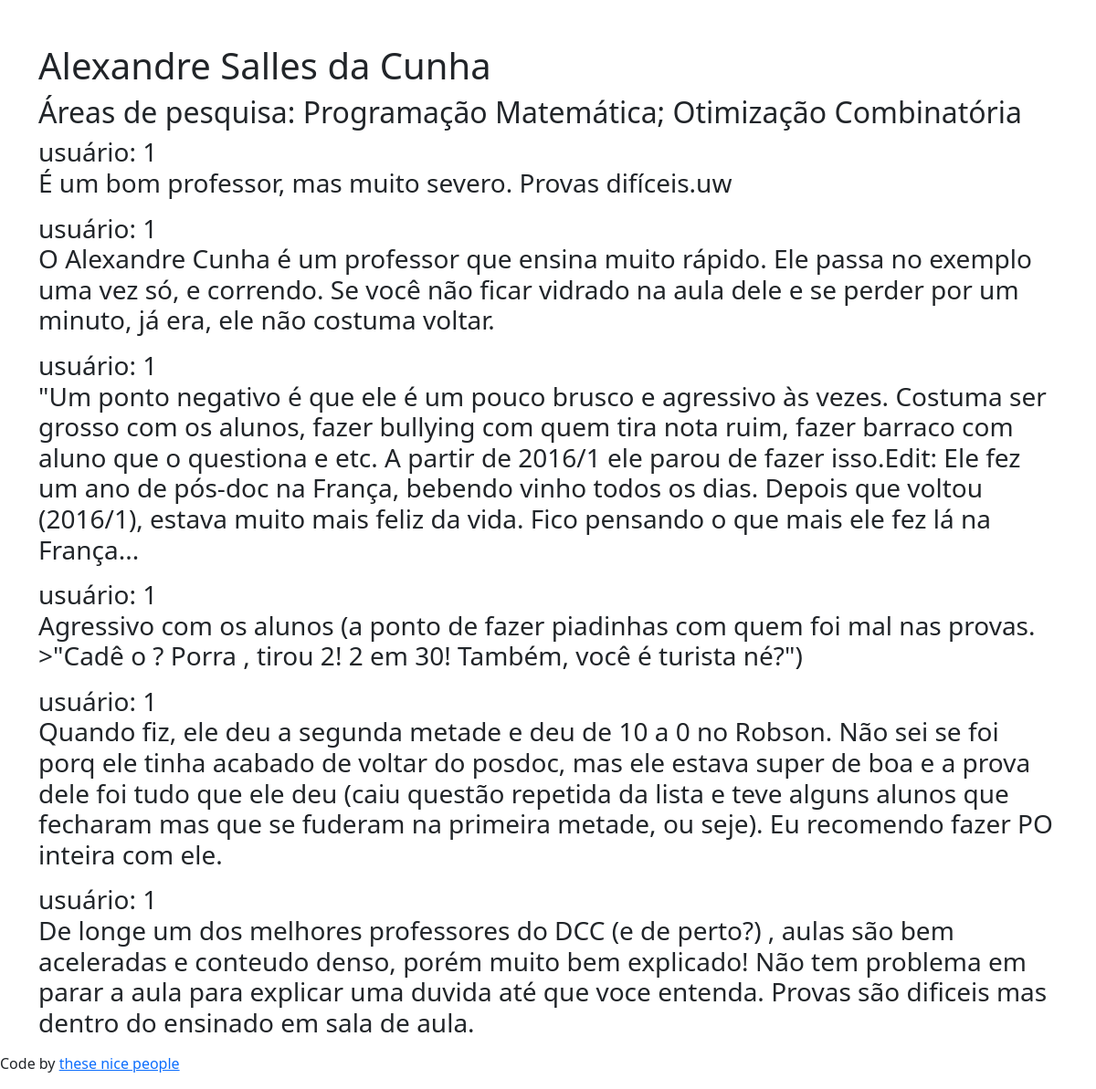
Page /alexandre-salles-da-cunha/ on the committed database.
### planilhao/models.py (models this page shows, shortened)
class Professores(models.Model):
    id = models.IntegerField(primary_key=True)
    name = models.TextField(max_length=155)
    info = models.TextField(max_length=455, default="Nada")
    photo = models.ImageField(blank=True, null=True, upload_to = "photos/")
    slug = models.SlugField(max_length=255)
    class Meta:
        db_table = 'professores'
        ordering = ("name",)

class Comentarios(models.Model):
    id = models.IntegerField(primary_key=True)
    prof_id = models.ForeignKey(Professores, on_delete=models.CASCADE)
    comment = models.TextField(max_length=500)
    usuario = models.ForeignKey(settings.AUTH_USER_MODEL,on_delete=models.CASCADE,)
    criado = models.DateTimeField(auto_now_add=True)
    atualizado = models.DateTimeField(auto_now=True)
    class Meta:
        ordering = ("-atualizado",)
    class Meta:
        db_table = 'comentarios'

### planilhao/views.py (the view)
# urls.py: path("<slug:slug>/", views.detalhe_professor, name="detail"),
def detalhe_professor(request, slug):
    data = Professores.objects.get(slug=slug)
    data2 = Comentarios.objects.all()
    return render(request, "detalhe_professor.html", {"prof":data, "coment":data2})

### template/detalhe_professor.html
{% extends 'base.html' %}
{% block content %}
<div class="container pt-5">
    <h1>{{prof.name}}</h1>
    <h2>{{prof.info}}</h2>
    <h3>
        {% for x in coment %}
            {% if x.prof_id_id == prof.id %}
                usuário: {{x.usuario_id}}
                {{x.comment|linebreaks}}
            {% endif %}
        {% endfor %}
    </h3>
</div>
{% endblock content %}

### rows in the picture
Professores: name "Alexandre Salles da Cunha", info "Áreas de pesquisa: Programação Matemática; Otimização Combinatória"
Comentarios: usuario_id "1", comment "É um bom professor, mas muito severo. Provas difíceis.uw"
Comentarios: usuario_id "1", comment "O Alexandre Cunha é um professor que ensina muito rápido. Ele passa no exemplo uma vez só, e correndo. Se você não ficar vidrado na aula dele e se perder por um minuto, já era, ele não costuma voltar."
Comentarios: usuario_id "1", comment "\"Um ponto negativo é que ele é um pouco brusco e agressivo às vezes. Costuma ser grosso com os alunos, fazer bullying com quem tira nota ruim, fazer barraco com aluno que o questiona e etc. A partir de 2016/1 ele parou de fazer isso.Edit: Ele fez um ano de pós-doc na França, bebendo vinho todos os dias. Depois que voltou (2016/1), estava muito mais feliz da vida. Fico pensando o que mais ele fez lá na França..."
Comentarios: usuario_id "1", comment "Agressivo com os alunos (a ponto de fazer piadinhas com quem foi mal nas provas. >\"Cadê o ? Porra , tirou 2! 2 em 30! Também, você é turista né?\")"
Comentarios: usuario_id "1", comment "Quando fiz, ele deu a segunda metade e deu de 10 a 0 no Robson. Não sei se foi porq ele tinha acabado de voltar do posdoc, mas ele estava super de boa e a prova dele foi tudo que ele deu (caiu questão repetida da lista e teve alguns alunos que fecharam mas que se fuderam na primeira metade, ou seje). Eu recomendo fazer PO inteira com ele."
Comentarios: usuario_id "1", comment "De longe um dos melhores professores do DCC (e de perto?) , aulas são bem aceleradas e conteudo denso, porém muito bem explicado! Não tem problema em parar a aula para explicar uma duvida até que voce entenda. Provas são dificeis mas dentro do ensinado em sala de aula."
